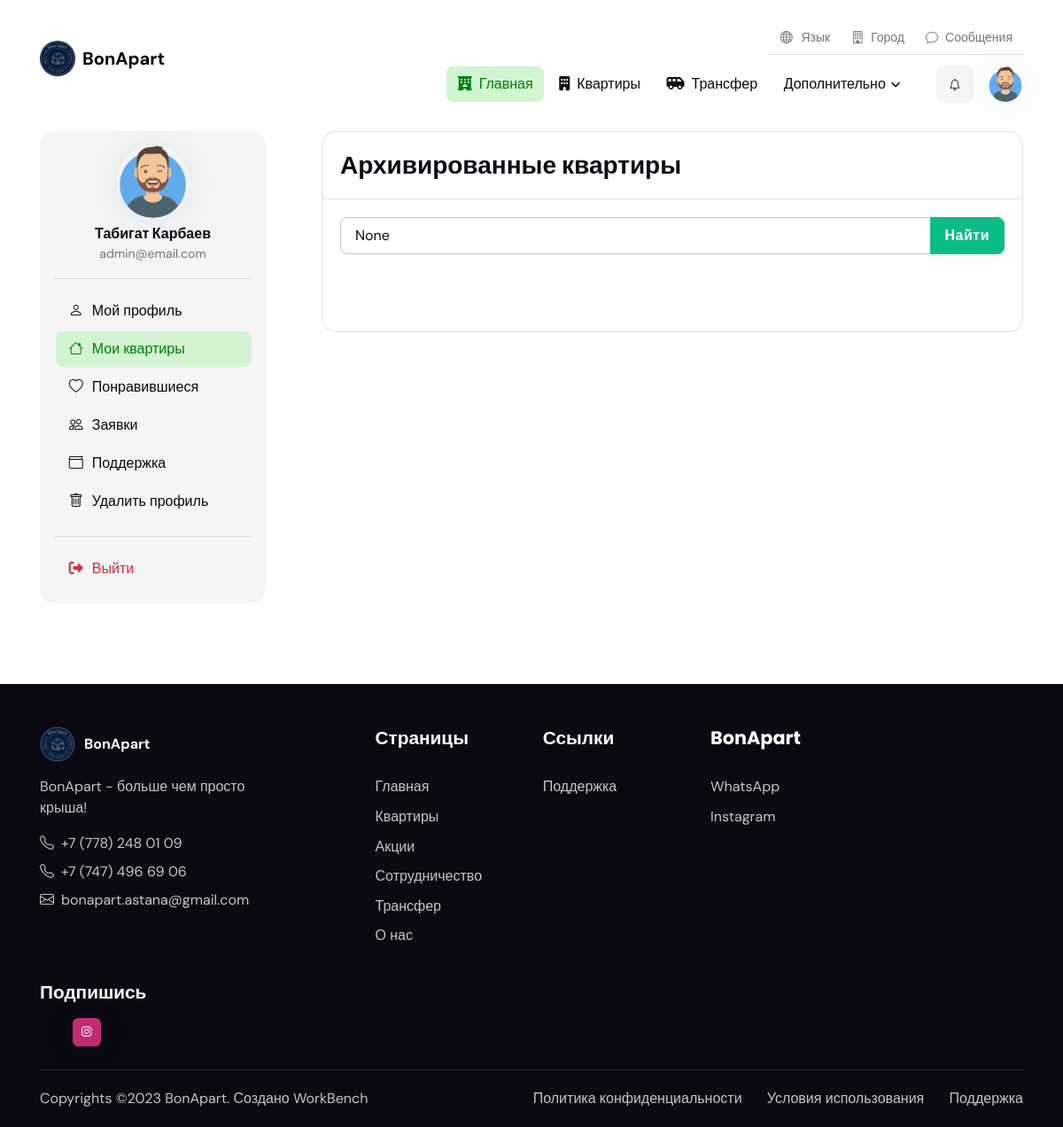
The app's page /apartments/archived-apartments/ (signed in) with its own data.
### users/models.py (models this page shows, shortened)
class CustomUser(AbstractUser):
    first_name = models.CharField(max_length=50)
    last_name = models.CharField(max_length=50)
    phone_number = models.CharField(max_length=50)
    photo = models.ImageField(blank=True)
    gender = models.CharField(max_length=10, choices=[('male', 'Мужской'), ('female', 'Женский'), ('other', 'Другой')],
                              blank=True, null=True)
    age = models.PositiveIntegerField(blank=True, null=True)
    address = models.CharField(max_length=255, blank=True)
    city = models.CharField(max_length=100, blank=True)
    class Meta:
        verbose_name = 'Пользователь'
        verbose_name_plural = 'Пользователи'

### apartments/views.py (the view, shortened to what this page needs)
# urls.py: path('archived-apartments/', ArchivedApartmentView.as_view(), name='archived_apartments'),
class ArchivedApartmentView(LoginRequiredMixin, View):
    template_name = 'apartments/archived_apartments.html'
    def get(self, request):
        search_query = request.GET.get('search_query')
        if request.user.is_superuser:
            archived_apartments = Apartment.objects.filter(status='approved', archived=True)
        else:
            archived_apartments = Apartment.objects.filter(status='approved', archived=True, owner=request.user)
        if search_query:
            archived_apartments = archived_apartments.filter(name__icontains=search_query)
        context = {
            'archived_apartments': archived_apartments,
            'search_query': search_query,  # Передаем поисковой запрос в контекст для отображения в шаблоне
        }
        return render(request, self.template_name, context)

### templates/apartments/archived_apartments.html (shortened to what this page needs)
<!DOCTYPE html>
{% load static %}
<html lang="en" data-bs-theme="light"><head>
		<link rel="stylesheet" type="text/css" href="{% static 'css/all.min.css' %}">
		<link rel="stylesheet" type="text/css" href="{% static 'css/bootstrap-icons.css' %}">
		<link rel="stylesheet" type="text/css" href="{% static 'css/glightbox.css' %}">
		<link rel="stylesheet" type="text/css" href="{% static 'css/flatpickr.min.css' %}">
		<link rel="stylesheet" type="text/css" href="{% static 'css/choices.min.css' %}">
		<link rel="stylesheet" type="text/css" href="{% static 'css/tiny-slider.css' %}">
		<link rel="stylesheet" type="text/css" href="{% static 'css/style.css' %}">
</head>
<body class="dashboard">
<header class="navbar-light py-3">
	<nav class="navbar navbar-expand-lg">
		<div class="container d-block">
			<div class="row align-items-center">
				<div class="col-4">
					<a class="navbar-brand d-flex align-items-center" href="{% url 'website:home' %}">
						<img style="border-radius: 50px;" class="light-mode-item navbar-brand-item" src="{% static 'images/logo.jpg' %}" alt="logo">
						<p style="margin: 0; padding: 0; margin-left: 8px;"><b>BonApart</b></p>
					</a>
				</div>
				<div class="col-8">
					<div class="align-items-center justify-content-end d-none d-lg-flex">
						<ul class="nav border-bottom mb-2">
							<li class="dropdown nav-item">
								<a class="nav-link small pb-2" href="#" role="button" id="languageDropdown" data-bs-toggle="dropdown" aria-haspopup="true" aria-expanded="false"><i class="bi bi-globe fa-fw me-2"></i>Язык</a>
							</li>
							<li class="dropdown nav-item">
								<a class="nav-link small pb-2" href="#" role="button" id="languageDropdown" data-bs-toggle="dropdown" aria-haspopup="true" aria-expanded="false"><i class="bi bi-building me-2"></i>Город</a>
							</li>
							<li class="nav-item"> <a href="#" class="nav-link small pb-2"><i class="bi bi-chat me-2"></i>Сообщения</a> </li>
						</ul>
					</div>
					<div class="d-sm-flex align-items-center justify-content-end mt-1">
						<div class="navbar-collapse collapse justify-content-end" id="navbarCategoryCollapse">
							<ul class="navbar-nav navbar-nav-scroll nav-pills-primary-soft text-center  p-2 p-xl-0" style="margin-right: 10px;">
								<li class="nav-item"> <a class="nav-link active" href="{% url 'website:home' %}"><i class="fa-solid fa-hotel me-2"></i>Главная</a>	</li>
								<li class="nav-item"><a class="nav-link" href="{% url 'apartments:apartments' %}"><i class="fa-solid fa-building me-2"></i>Квартиры</a></li>
								<li class="nav-item"><a class="nav-link" href="{% url 'website:transfers' %}"><i class="fa-solid fa-shuttle-van me-2"></i>Трансфер</a></li>
								<li class="nav-item dropdown">
									<a class="nav-link dropdown-toggle" href="#" id="pagesFacilities" data-bs-toggle="dropdown" aria-haspopup="true" aria-expanded="false">Дополнительно</a>
								</li>
							</ul>
						</div>
						<div class="d-flex align-items-center justify-content-end">
							<div class="nav-item dropdown form-control-bg-light">
								{% if user.is_authenticated %}
									<ul class="nav flex-row align-items-center list-unstyled ms-xl-auto">
									<li class="nav-item dropdown ms-0 ms-md-3">
										<a class="nav-notification btn btn-light p-0 mb-0" href="#" role="button" data-bs-toggle="dropdown" aria-expanded="false" data-bs-auto-close="outside">
											<i class="bi bi-bell fa-fw"></i>
										</a>
									</li>
									<li class="nav-item ms-3 dropdown">
										<a class="avatar avatar-sm p-0" href="#" id="profileDropdown" role="button" data-bs-auto-close="outside" data-bs-display="static" data-bs-toggle="dropdown" aria-expanded="false">
											{% if user.photo %}
												<img class="avatar-img rounded-circle shadow" src="{{ user.photo.url }}" alt="avatar">
											{% else %}
												<img class="avatar-img rounded-circle shadow" src="{% static 'images/user.png' %}" alt="avatar">
											{% endif %}
										</a>
									</li>
								</ul>
								{% else %}
									<ul class="nav flex-row align-items-center list-unstyled ms-xl-auto">
										<a href="{% url 'users:signin' %}" class="btn btn-primary mb-0">Войти</a>
									</ul>
								{% endif %}
							</div>
						</div>
					</div>
				</div>
			</div>
		</div>
	</nav>
</header>
<main>
<section class="pt-3">
	<div class="container">
		<div class="row">
			<div class="col-lg-4 col-xl-3">
				<div class="offcanvas-lg offcanvas-end" tabindex="-1" id="offcanvasSidebar">
					<div class="offcanvas-body p-3 p-lg-0">
						<div class="card bg-light w-100">
							<div class="card-body p-3">
								<div class="text-center mb-3">
									<div class="avatar avatar-xl mb-2">
										{% if user.photo %}
											<img class="avatar-img rounded-circle shadow" src="{{ user.photo.url }}" alt="avatar">
										{% else %}
											<img class="avatar-img rounded-circle shadow" src="{% static 'images/user.png' %}" alt="avatar">
										{% endif %}
									</div>
									<h6 class="mb-0">{{user.first_name}} {{user.last_name}}</h6>
									<a href="#" class="text-reset text-primary-hover small">{{user.email}}</a>
									<hr>
								</div>
								<ul class="nav nav-pills-primary-soft flex-column">
									<li class="nav-item">
										<a class="nav-link" href="{% url 'users:profile' %}"><i class="bi bi-person fa-fw me-2"></i>Мой профиль</a>
									</li>
                                    <li class="nav-item">
										<a class="nav-link active" href="{% url 'users:my-apartments' %}"><i class="bi bi-house fa-fw me-2"></i>Мои квартиры</a>
									</li>
									<li class="nav-item">
										<a class="nav-link" href="{% url 'users:favorites' %}"><i class="bi bi-heart fa-fw me-2"></i>Понравившиеся</a>
									</li>
									{% if user.is_staff %}
									<li class="nav-item">
										<a class="nav-link" href="{% url 'users:apartment_pending' %}"><i class="bi bi-people fa-fw me-2"></i>Заявки</a>
									</li>
									{% endif %}
									<li class="nav-item">
										<a class="nav-link" href="{% url 'website:support' %}"><i class="bi bi-wallet fa-fw me-2"></i>Поддержка</a>
									</li>
									<li class="nav-item">
										<a class="nav-link" href="{% url 'users:delete_profile' %}"><i class="bi bi-trash fa-fw me-2"></i>Удалить профиль</a>
									</li>
                                    <hr>
									<li class="nav-item">
										<a class="nav-link text-danger bg-danger-soft-hover" href="{% url 'users:logout' %}"><i class="fas fa-sign-out-alt fa-fw me-2"></i>Выйти</a>
									</li>
								</ul>
							</div>
						</div>
					</div>
				</div>
			</div>
			<div class="col-lg-8 col-xl-9 ps-xl-5">
				<div class="card border bg-transparent">
					<div class="card-header bg-transparent border-bottom">
						<h4 class="card-header-title">Архивированные квартиры</h4>
					</div>
					<div class="card-body pl-3">
                        <form method="GET" action="{% url 'apartments:archived_apartments' %}">
                            <div class="input-group mb-3">
                                <input type="text" class="form-control" name="search_query" placeholder="Поиск архивированных квартир" aria-label="Поиск архивированных квартир" aria-describedby="basic-addon2" value="{{ search_query }}">
                                <button class="btn btn-success" type="submit">Найти</button>
                            </div>
                        </form>
						<div class="tab-content p-2 p-sm-4" id="nav-tabContent">
						</div>
					</div>
				</div>
			</div>
		</div>
	</div>
</section>
</main>
<footer class="bg-dark pt-5">
	<div class="container">
		<div class="row g-4">
			<div class="col-lg-3">
				<a href="{% url 'website:home' %}" style="display: flex;">
					<img class="h-40px" style="border-radius: 50px;" src="{% static 'images/logo.jpg' %}" alt="logo">
					<p style="margin: auto; margin-left: 10px; color: white;"><b>BonApart</b></p>
				</a>
				<p class="my-3 text-body-secondary">BonApart - больше чем просто крыша!</p>
				<p class="mb-2"><a href="#" class="text-body-secondary text-primary-hover"><i class="bi bi-telephone me-2"></i>+7 (778) 248 01 09</a> </p>
				<p class="mb-2"><a href="#" class="text-body-secondary text-primary-hover"><i class="bi bi-telephone me-2"></i>+7 (747) 496 69 06</a> </p>
				<p class="mb-0"><a href="#" class="text-body-secondary text-primary-hover"><i class="bi bi-envelope me-2"></i>bonapart.astana@gmail.com</a></p>
			</div>
			<div class="col-lg-8 ms-auto">
				<div class="row g-4">
					<div class="col-6 col-md-3">
						<h5 class="text-white mb-2 mb-md-4">Страницы</h5>
						<ul class="nav flex-column text-primary-hover">
							<li class="nav-item"><a class="nav-link text-body-secondary" href="{% url 'website:home' %}">Главная</a></li>
							<li class="nav-item"><a class="nav-link text-body-secondary" href="{% url 'apartments:apartments' %}">Квартиры</a></li>
							<li class="nav-item"><a class="nav-link text-body-secondary" href="{% url 'website:stock' %}">Акции</a></li>
							<li class="nav-item"><a class="nav-link text-body-secondary" href="{% url 'website:collaboration' %}">Сотрудничество</a></li>
							<li class="nav-item"><a class="nav-link text-body-secondary" href="{% url 'website:transfers' %}">Трансфер</a></li>
							<li class="nav-item"><a class="nav-link text-body-secondary" href="{% url 'website:about' %}">О нас</a></li>
						</ul>
					</div>
					<div class="col-6 col-md-3">
                        <h5 class="text-white mb-2 mb-md-4">Ссылки</h5>
                        <ul class="nav flex-column text-primary-hover">
                            {% if user.is_authenticated %}
                                <li class="nav-item"><a class="nav-link text-body-secondary" href="{% url 'website:support' %}">Поддержка</a></li>
                            {% endif %}
                        </ul>
                    </div>
					<div class="col-6 col-md-3">
						<h5 class="text-white mb-2 mb-md-4">BonApart</h5>
						<ul class="nav flex-column text-primary-hover">
							<li class="nav-item"><a class="nav-link text-body-secondary" href="https://wa.link/yzcce5">WhatsApp</a></li>
							<li class="nav-item"><a class="nav-link text-body-secondary" href="https://www.instagram.com/bonapart.ast?igsh=MXhjZzlua2R6dzkwdQ%3D%3D&utm_source=qr">Instagram</a></li>
						</ul>
					</div>
				</div>
			</div>
		</div>
		<div class="row g-4 justify-content-between mt-0 mt-md-2">
			<div class="col-sm-5 col-lg-1 text-sm-end">
				<h5 class="text-white mb-2">Подпишись</h5>
				<ul class="list-inline mb-0 mt-3">
					<li class="list-inline-item"> <a class="btn btn-sm shadow px-2 bg-instagram mb-0" href="https://www.instagram.com/bonapart.ast?igsh=MXhjZzlua2R6dzkwdQ%3D%3D&utm_source=qr"><i class="fab fa-fw fa-instagram"></i></a> </li>
				</ul>
			</div>
		</div>
		<hr class="mt-4 mb-0">
		<div class="row">
			<div class="container">
				<div class="d-lg-flex justify-content-between align-items-center py-3 text-center text-lg-start">
					<div class="text-body-secondary text-primary-hover"> Copyrights ©2023 BonApart. Создано <a href="http://workbenchkz.pythonanywhere.com/" class="text-body-secondary">WorkBench</a></div>
					<div class="nav mt-2 mt-lg-0">
						<ul class="list-inline text-primary-hover mx-auto mb-0">
							<li class="list-inline-item me-0"><a class="nav-link text-body-secondary py-1" href="{% url 'website:privacy_policy' %}">Политика конфиденциальности</a></li>
							<li class="list-inline-item me-0"><a class="nav-link text-body-secondary py-1" href="{% url 'website:terms' %}">Условия использования</a></li>
							{% if user.is_authenticated %}
								<li class="list-inline-item me-0"><a class="nav-link text-body-secondary py-1 pe-0" href="{% url 'website:support' %}">Поддержка</a></li>
							{% else %}
								<li class="list-inline-item me-0"><a class="nav-link text-body-secondary py-1 pe-0" href="https://wa.link/8z2wor">Поддержка</a></li>
							{% endif %}
						</ul>
					</div>
				</div>
			</div>
		</div>
	</div>
</footer>
</body>
</html>

### templates/apartments/archived_apartments.html (style rules this page uses)
.nav-pills-primary-soft .nav-link.active, .nav-pills-primary-soft .nav-link:hover { color: green; background-color: #d2f4d2; }

### records on screen
CustomUser: first_name "Табигат", last_name "Карбаев", email "admin@email.com"
